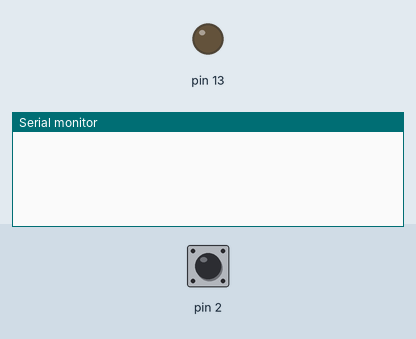
Simulated run of this sketch. Board: Arduino Uno, built with avr-gcc and run on an emulated ATmega328P. Shown: output pins drawn as LEDs (lit = HIGH), the last lines printed to the serial monitor. The inputs (shaded band) are chosen by the test bench; at power-on: pin 2 HIGH.

Above: at 1.2 s.
1.3 s: pin 2 pulled LOW for 0.15 s
At 1.44 s:
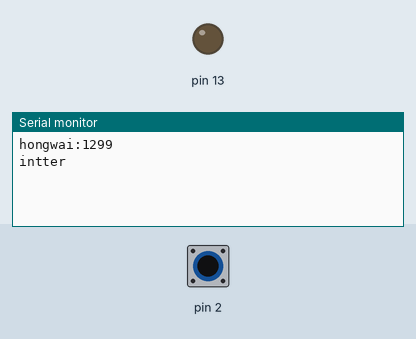
At 2.7 s:
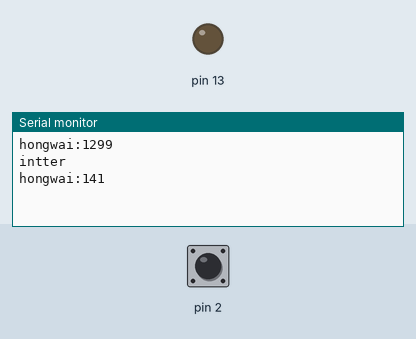

The sketch:

interrup-damo.ino
```cpp
unsigned long time_isr;

void openled(int pin, int sped)
{
  digitalWrite(pin, HIGH);
  delay(sped);
  digitalWrite(pin, LOW);
  delay(sped);
}

void intter() {
  unsigned long time_isr_tmp;
  unsigned long time_isr_tmp1 = millis();
  time_isr_tmp =  time_isr_tmp1 - time_isr;
  time_isr = time_isr_tmp1;
  Serial.print("hongwai:");
  Serial.println(time_isr_tmp);
//  Serial.println("intter");
  if (time_isr_tmp > 200)
  {
    openled(13, 800);
     Serial.println("intter");
  }
}


void setup() {
  // put your setup code here, to run once:
  pinMode(2, INPUT_PULLUP);
  pinMode(13, OUTPUT);
  Serial.begin(9600);
  time_isr = millis();
  attachInterrupt(0, intter, HIGH);

}

void loop() {
  // put your main code here, to run repeatedly:

}
```

Measured:
- after the input at 1.3 s, the serial monitor: prints a new line at once (image 1)
